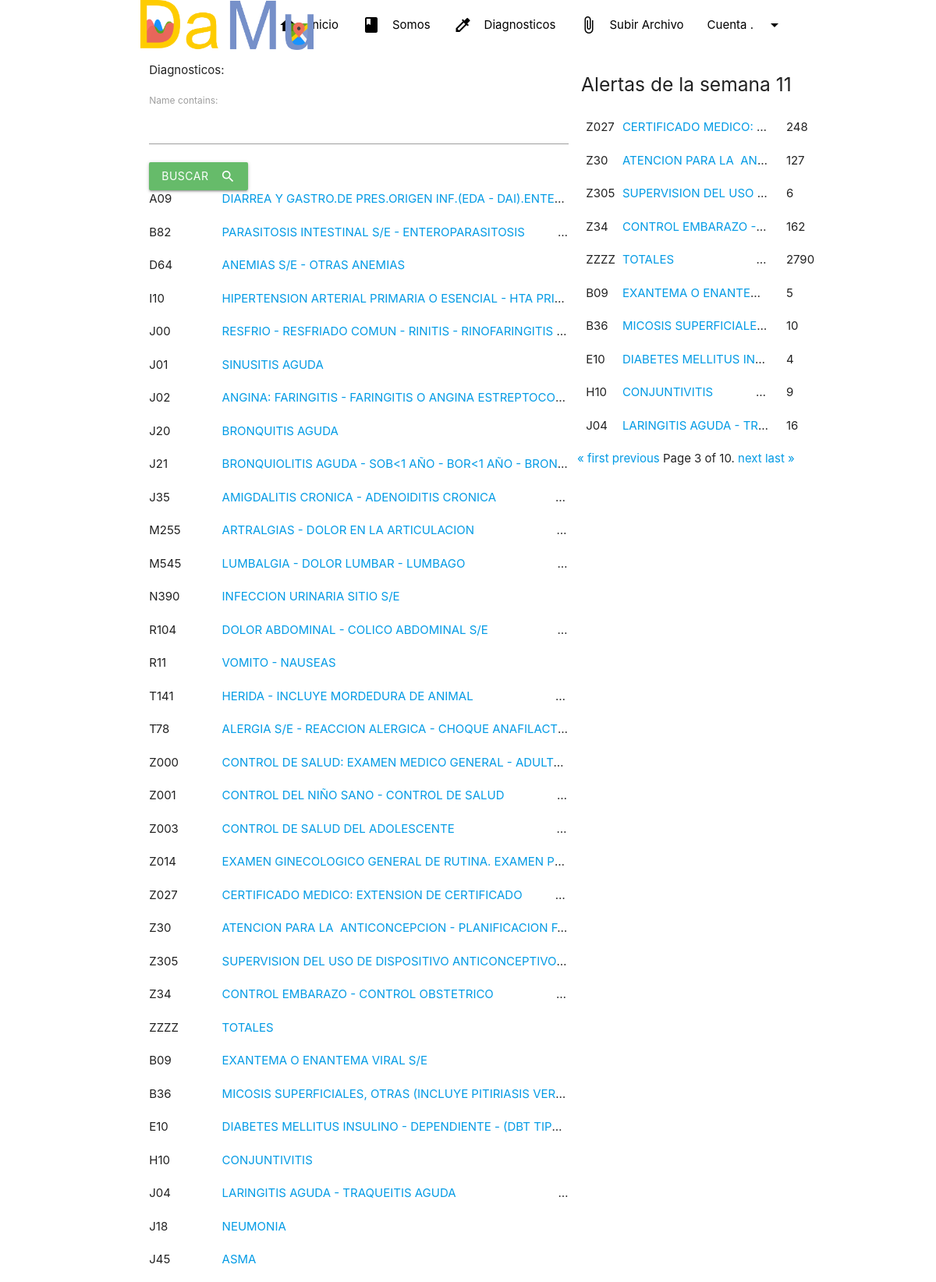
Screenshot of /diagnostics/?page=3 (signed in, upper part) with the database file from the repository.
### dataMun/models.py (models this page shows, shortened)
class Diagnostic(models.Model):
    code = models.CharField(max_length=100)
    name = models.CharField(max_length=100)

class Week(models.Model):
    week = models.IntegerField()
    year = models.IntegerField()
    spread_sheet = models.ForeignKey(SpreadSheet,on_delete=models.CASCADE,blank=True, null=True)
    creation = models.DateTimeField(auto_now_add=True)

### dataMun/views.py (the view)
# urls.py: path('diagnostics/',diagnosticsView, name="diagnostics"),
@user_passes_test(lambda u:u.is_staff)
def diagnosticsView(request):
    diagnostic_filter = DiagnosticFilter(request.GET)
    year = datetime.datetime.now().year
    weeks = Week.objects.filter(year=year)
    max_week = weeks[0]
    for week in weeks:
        if week.week > max_week.week:
            max_week = week
    diagnostics = Diagnostic.objects.all()
    diagnostic_cases = DiagnosticCases.objects.all()
    alerts = []
    diagn_cod = []
    for diagnostic in diagnostics:
        if len(alerts) != 100:
            dots =  GetAlert(diagnostic_cases, diagnostic,max_week,year)
            if dots.cases >= dots.top_rank and dots.cases != 0 and dots.week == max_week.week :
                if diagnostic.code not in diagn_cod:
                    alerts.append({'diagnostic':diagnostic,'cases':dots.cases})
                    diagn_cod.append(diagnostic.code)
        else:
            break
    alerts
    paginator = Paginator(alerts,10)
    page_number = request.GET.get('page')
    page_obj = paginator.get_page(page_number)
    context = {
        'max_week':max_week,
        'alerts':page_obj,
        'diagnostic_filter':diagnostic_filter,
    }
    return render(request, 'diagnostics.html',context)

### dataMun/script.py (called while the page is built, shortened)
def GetAlert(diagnostic_cases, diagnostic, week,year):
    diag_cases = diagnostic_cases.filter(diagnostic=diagnostic)
    average = 0
    standard_deviation = 0
    cases = 0
    n_years = 0
    year_var = 0
    f = []
    weeks = Week.objects.filter(year__lt=year,week=week.week).order_by('year')
    cases = 0
    dia = diag_cases.filter(week=week)
    for d in dia:
        cases += d.cases
    lower_rank = 0
    top_rank = 0
    if n_years != 0:
        lower_rank = average - (3.18 * standard_deviation / math.sqrt(n_years))
        top_rank = average + (3.18 * standard_deviation / math.sqrt(n_years))
    dots = DotsGraphicAverage(average,week.week, lower_rank, top_rank,cases)
    return dots

### dataMun/templates/diagnostics.html (shortened to what this page needs)
{% extends 'main.html' %}
{% load static %}
{% block content %}
<div class="section white hoverable">
    <div class="row container" >
        <div class="col s8">
            <form method="get">
                Diagnosticos:
                {{ diagnostic_filter.form.as_p }}
                <button class="btn waves-effect waves-light green lighten-1" type="submit" name="action">Buscar
                    <i class="material-icons right">search</i>
                </button>
            </form>
            <div>
                {%for i in diagnostic_filter.qs%}
                    <div class="row " >
                        <div class="col s2" >{{i.code}}</div>
                        <div class="col s10 single-line" ><a href="{% url 'diagnostic'  i.code %}">{{i.name}}</a></div>
                    </div>
                {%endfor%}
            </div>
        </div>
        <div class="col s4" >
            <div class="row center" >
            <h5>Alertas de la semana {{ max_week.week}}</h5>
            </div>
            {% for i in alerts %}
            <div class="row " >
                <div class="col s2" >{{i.diagnostic.code}}</div>
                <div class="col s9 single-line" ><a href="{% url 'diagnostic'  i.diagnostic.code %}">{{i.diagnostic.name}}</a></div>
                <div class="col s1" >{{i.cases}}</div>
            </div>
            {% endfor %}
            <div class="row left" >
                <div class="pagination">
                    <span class="step-links">
                        {% if alerts.has_previous %}
                            <a href="?page=1">&laquo; first</a>
                            <a href="?page={{ alerts.previous_page_number }}">previous</a>
                        {% endif %}
                        <span class="current">
                            Page {{ alerts.number }} of {{ alerts.paginator.num_pages }}.
                        </span>
                        {% if alerts.has_next %}
                            <a href="?page={{ alerts.next_page_number }}">next</a>
                            <a href="?page={{ alerts.paginator.num_pages }}">last &raquo;</a>
                        {% endif %}
                    </span>
                </div>
            </div>
        </div>
    </div>
</div>
{%endblock%}

### dataMun/templates/main.html (style rules this page uses)
body { display: flex; min-height: 100vh; flex-direction: column; }

### dataMun/templates/diagnostics.html (style rules this page uses)
.single-line { text-overflow: ellipsis; overflow: hidden; white-space: pre; width:100% }

### rows the page displays
Diagnostic: code "A09", name "DIARREA Y GASTRO.DE PRES.ORIGEN INF.(EDA - DAI).ENTE…"
Diagnostic: code "B82", name "PARASITOSIS INTESTINAL S/E - ENTEROPARASITOSIS…"
Diagnostic: code "D64", name "ANEMIAS S/E - OTRAS ANEMIAS"
Diagnostic: code "I10", name "HIPERTENSION ARTERIAL PRIMARIA O ESENCIAL - HTA PRI…"
Diagnostic: code "J00", name "RESFRIO - RESFRIADO COMUN - RINITIS - RINOFARINGITIS…"
Diagnostic: code "J01", name "SINUSITIS AGUDA"
Diagnostic: code "J02", name "ANGINA: FARINGITIS - FARINGITIS O ANGINA ESTREPTOCO…"
Diagnostic: code "J20", name "BRONQUITIS AGUDA"
Diagnostic: code "J21", name "BRONQUIOLITIS AGUDA - SOB<1 AÑO - BOR<1 AÑO - BRON…"
Diagnostic: code "J35", name "AMIGDALITIS CRONICA - ADENOIDITIS CRONICA…"
Diagnostic: code "M255", name "ARTRALGIAS - DOLOR EN LA ARTICULACION…"
Diagnostic: code "M545", name "LUMBALGIA - DOLOR LUMBAR - LUMBAGO…"
Diagnostic: code "N390", name "INFECCION URINARIA SITIO S/E"
Diagnostic: code "R104", name "DOLOR ABDOMINAL - COLICO ABDOMINAL S/E…"
Diagnostic: code "R11", name "VOMITO - NAUSEAS"
Diagnostic: code "T141", name "HERIDA - INCLUYE MORDEDURA DE ANIMAL…"
Diagnostic: code "T78", name "ALERGIA S/E - REACCION ALERGICA - CHOQUE ANAFILACT…"
Diagnostic: code "Z000", name "CONTROL DE SALUD: EXAMEN MEDICO GENERAL - ADULT…"
Diagnostic: code "Z001", name "CONTROL DEL NIÑO SANO - CONTROL DE SALUD…"
Diagnostic: code "Z003", name "CONTROL DE SALUD DEL ADOLESCENTE…"
Diagnostic: code "Z014", name "EXAMEN GINECOLOGICO GENERAL DE RUTINA. EXAMEN P…"
Diagnostic: code "Z027", name "CERTIFICADO MEDICO: EXTENSION DE CERTIFICADO…", diagnostic.code "Z027", diagnostic.name "CERTIFICADO MEDICO:…", cases "248"
Diagnostic: code "Z30", name "ATENCION PARA LA ANTICONCEPCION - PLANIFICACION F…", diagnostic.code "Z30", diagnostic.name "ATENCION PARA LA AN…", cases "127"
Diagnostic: code "Z305", name "SUPERVISION DEL USO DE DISPOSITIVO ANTICONCEPTIVO…", diagnostic.code "Z305", diagnostic.name "SUPERVISION DEL USO…", cases "6"
Diagnostic: code "Z34", name "CONTROL EMBARAZO - CONTROL OBSTETRICO…", diagnostic.code "Z34", diagnostic.name "CONTROL EMBARAZO -…", cases "162"
Diagnostic: code "ZZZZ", name "TOTALES", diagnostic.code "ZZZZ", diagnostic.name "TOTALES…", cases "2790"
Diagnostic: code "B09", name "EXANTEMA O ENANTEMA VIRAL S/E", diagnostic.code "B09", diagnostic.name "EXANTEMA O ENANTE…", cases "5"
Diagnostic: code "B36", name "MICOSIS SUPERFICIALES, OTRAS (INCLUYE PITIRIASIS VER…", diagnostic.code "B36", diagnostic.name "MICOSIS SUPERFICIALE…", cases "10"
Diagnostic: code "E10", name "DIABETES MELLITUS INSULINO - DEPENDIENTE - (DBT TIP…", diagnostic.code "E10", diagnostic.name "DIABETES MELLITUS IN…", cases "4"
Diagnostic: code "H10", name "CONJUNTIVITIS", diagnostic.code "H10", diagnostic.name "CONJUNTIVITIS…", cases "9"
Diagnostic: code "J04", name "LARINGITIS AGUDA - TRAQUEITIS AGUDA…", diagnostic.code "J04", diagnostic.name "LARINGITIS AGUDA - TR…", cases "16"
Diagnostic: code "J18", name "NEUMONIA"
Diagnostic: code "J45", name "ASMA"
Week: week "11"

### other values shown
{{ alerts.number }} "3"
{{ alerts.paginator.num_pages }} "10"
